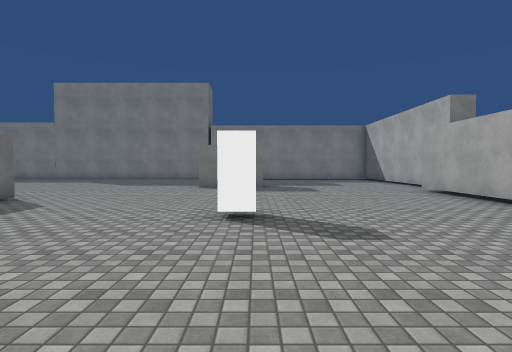
[1] (above)

20 first-person views from a walk through a 3-D level made in the Unity game engine. The camera is 1.4 m above the floor, tilts 2° down and sees 80° across. The floor is counted in squares, 2 m on a side. Each view is taken from the middle of a square. On the plan, view 1 faces up. The plan holds only what a view shows up to about 10 squares ahead; the rest is blank. The place goes on beyond the plan. The player is left out. Some animated figures are not drawn. Surface patterns are stand-ins for the level's own textures.

[2]
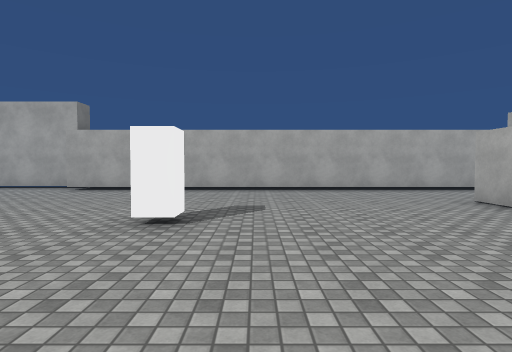

[3]
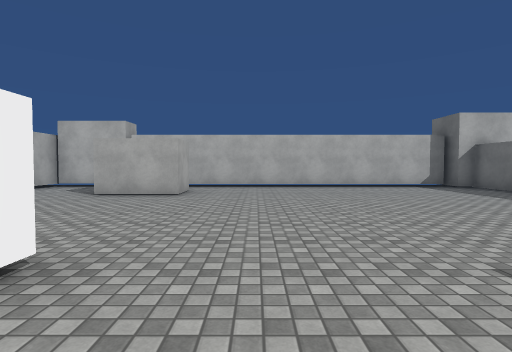

[4]
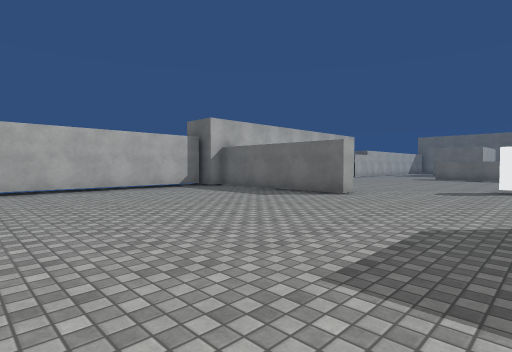

[5]
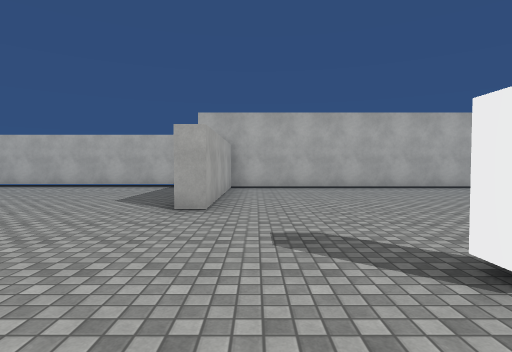

[6]
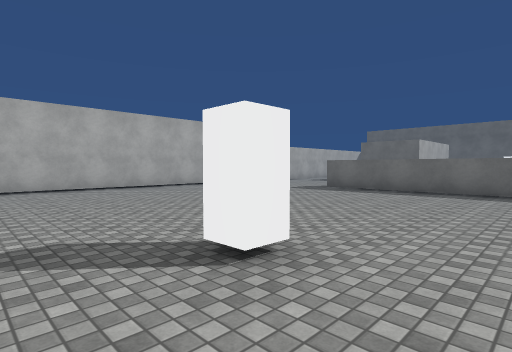

[7]
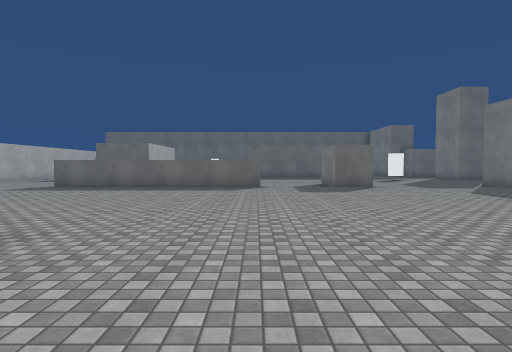

[8]
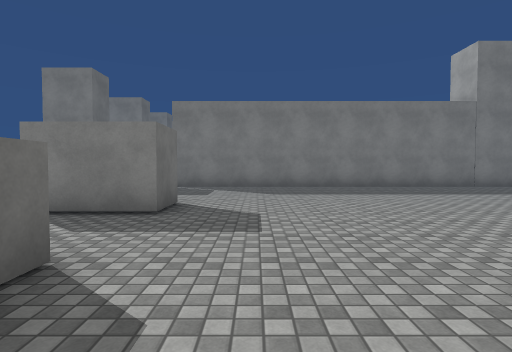

[9]
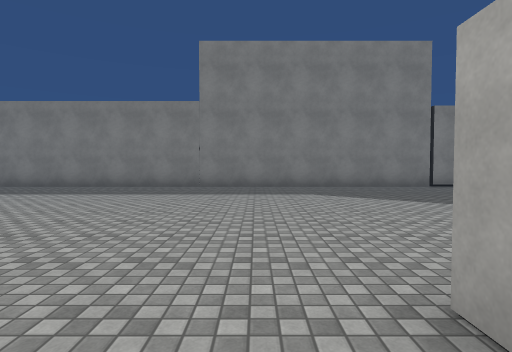

[10]
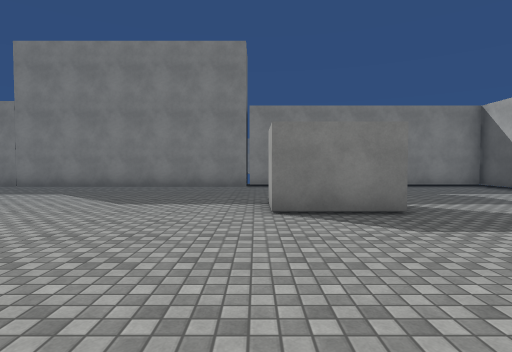

[11]
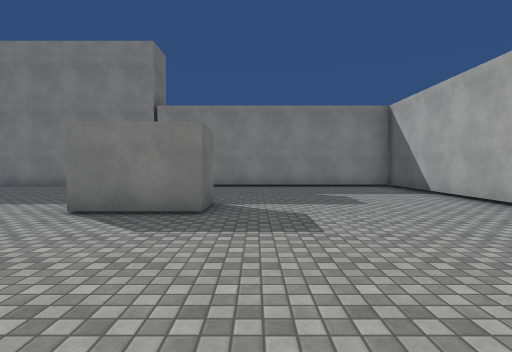

[12]
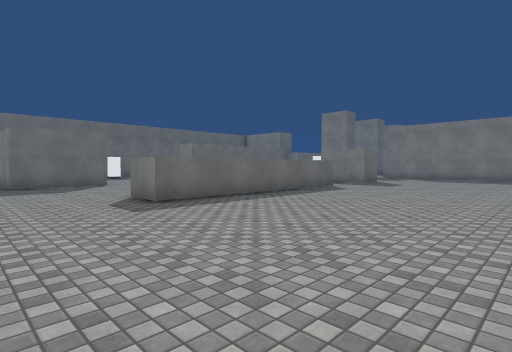

[13]
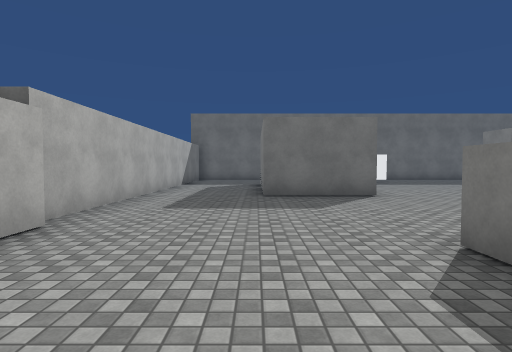

[14]
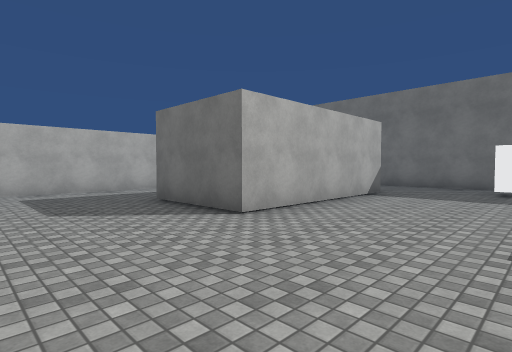

[15]
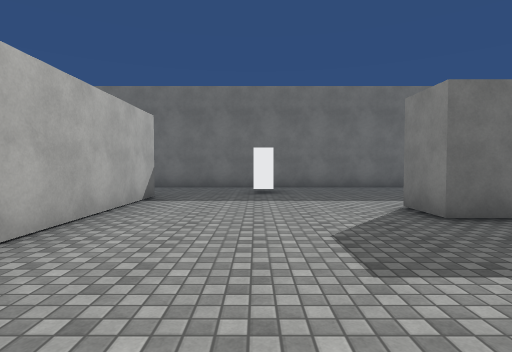

[16]
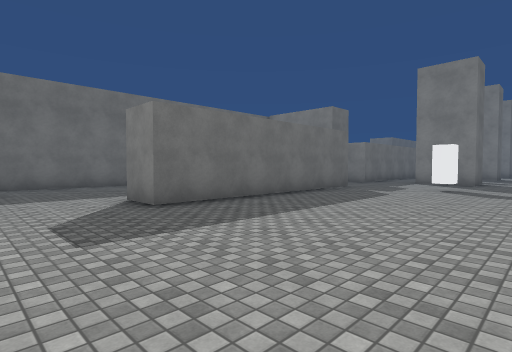

[17]
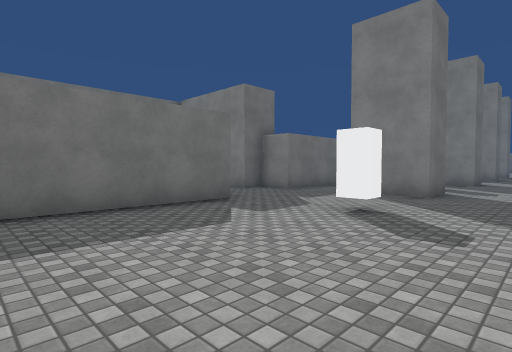

[18]
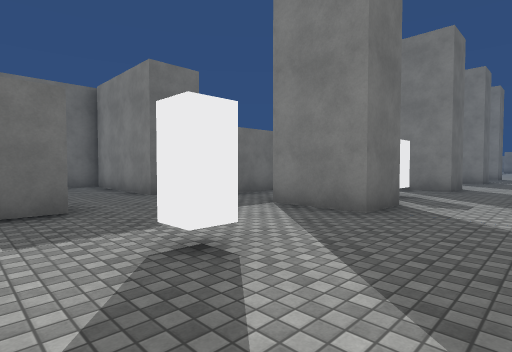

[19]
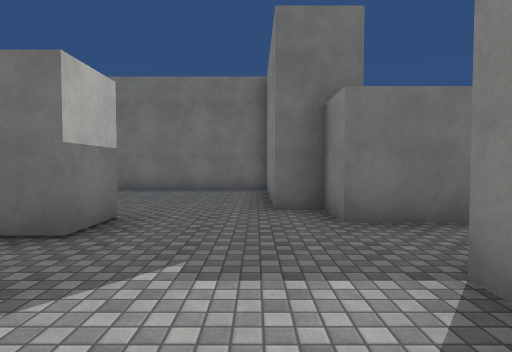

[20]
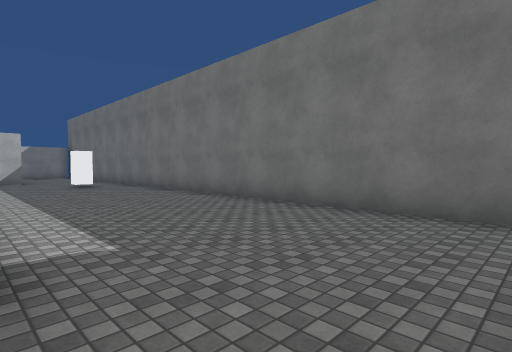

### Floor plan
Points are (right, up) in squares from view 1. A wall is a line through its corners. A room is listed if a view was taken in it or the views show most of it. See-through windows are left out.
Room 1 (views 1, 2, 3, 4, 5, 6, 7, 8, 9, 10, 11, 12, 13, 14, 15, 16, 17, 18, 19, 20)
walls: (-18.5, 7.2) (-18.5, 0.7) (-19.6, 0.7); (-18.5, 10.8) (-18.5, 9.5) (-20.1, 9.5); (-7.1, 6) (-7.1, 6.5); (-5.1, 6.5) (-5.1, 6); (-16.6, -3.4) (-9.2, -3.4) (-9.2, 1.3) (-8.7, 1.3) (-8.7, -3.4) (-8.2, -3.4); (-20.5, -3.4) (-19.8, -3.4); (-8.2, -3.9) (0.2, -3.9); (-23, 17.6) (-23, 16.3) (-24.9, 16.3); (-27.1, 13.2) (-25.9, 13.2) (-25.9, 6.4) (-27.1, 6.4); (0.2, 10.6) (0.2, 9.5) (-1.8, 9.5) (-1.8, 10.5); (-28.8, 1.8) (-24, 1.8) (-24, -0.8) (-25.9, -0.8); (-0.2, -2.2) (-0.2, -1.2) (1.9, -1.2); (-27, -3.7) (-20.8, -3.7); (-26.7, 18.4) (-26.7, 16.1) (-27.8, 16.1) (-27.8, 15.3) (-31.6, 15.3) (-31.6, 0.8); (-23, 22.5) (-23, 21.2) (-24.1, 21.2); (5.3, 8.8) (5.3, 15) (-19.6, 15); (3.2, -3.9) (4.5, -3.9) (4.5, 8.4)
objects: white block (-30, 4); white block (-24, 19); white block (-23, 14); white block (-12, 4); white block (0, 4)

Where each view was taken, in squares from view 1:
view 1: 0 up, 0 right, facing up
view 2: 3 up, 4 left, facing right
view 3: 6 up, 2 left, facing down
view 4: 5 up, 2 left, facing down-left
view 5: 6 up, 10 left, facing down
view 6: 6 up, 10 left, facing down-left
view 7: 7 up, 9 left, facing left
view 8: 5 up, 17 left, facing up
view 9: 5 up, 8 left, facing up
view 10: 5 up, 2 left, facing up
view 11: 5 up, 1 right, facing up
view 12: 2 down, 13 left, facing up-left
view 13: 1 down, 17 left, facing left
view 14: 5 up, 21 left, facing down-left
view 15: 4 up, 22 left, facing left
view 16: 4 up, 21 left, facing up-left
view 17: 9 up, 21 left, facing up-left
view 18: 12 up, 21 left, facing up-left
view 19: 15 up, 23 left, facing left
view 20: 15 up, 27 left, facing down-left
